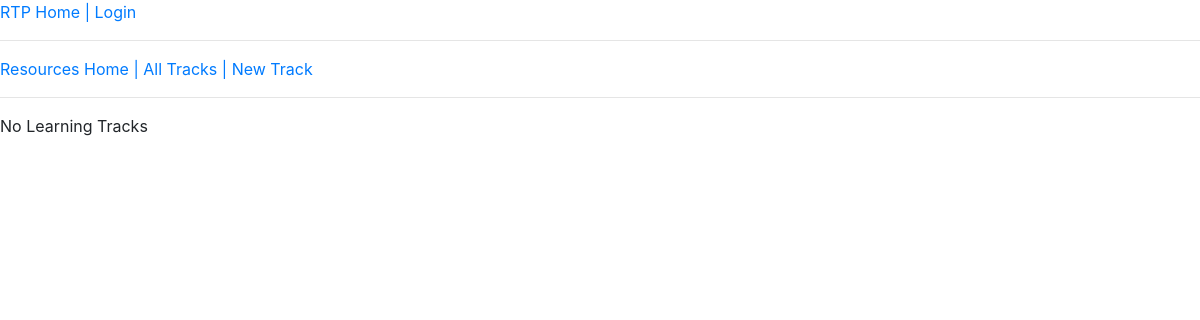
/resources/all/, run on an earlier commit of the app's database.
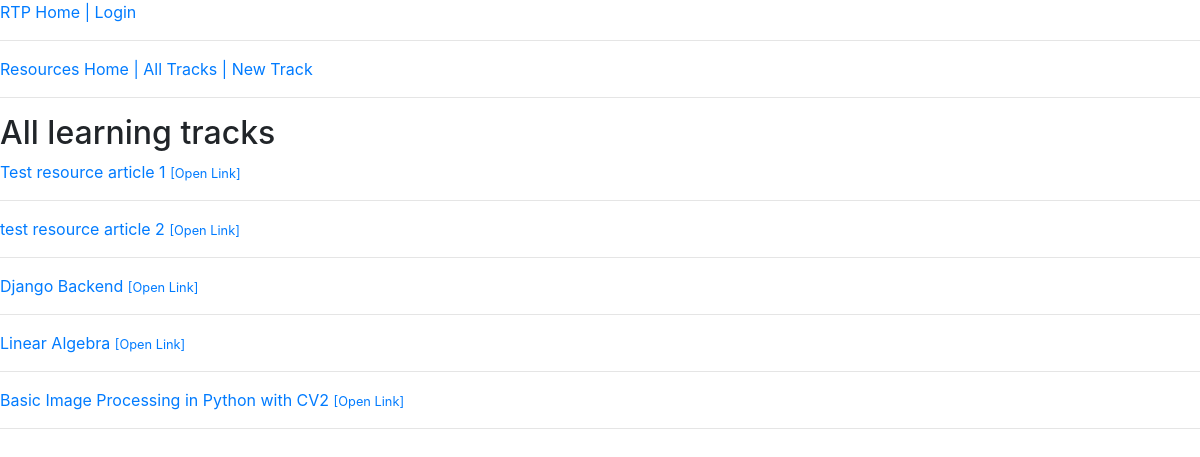
And on a later commit of the database.
### resources/models.py (models this page shows, shortened)
class LearningResource(models.Model):
    title = models.CharField(max_length=100)
    notion_link = models.URLField()
    user = models.ForeignKey(User, on_delete=models.CASCADE, null=True)

### resources/views.py (the view)
# urls.py: path('all/', LearningResourceListView.as_view(), name='all_learning_resources'),
class LearningResourceListView(ListView):
    model = LearningResource
    template_name = 'resources/learning_resources_list.html'
    context_object_name = 'learning_resources'

### resources/templates/resources/learning_resources_list.html
{% extends "resources/base.html" %}
{% block content %}
{% if learning_resources %}
    {% if user_resources %}
    <h2>{{ request.user }}'s learning tracks</h2>
    {% else %}
    <h2>All learning tracks</h2>
    {% endif %}
    {% for resource in learning_resources %}
    <a href="{% url 'resources:resource_detail' resource.pk %}">{{ resource.title }}</a>
    <small><a href="{{ resource.notion_link }}" target="_blank">[Open Link]</a></small>
    <br>
    <hr>
    {% endfor %}
{% else %}
    <p>No Learning Tracks</p>
{% endif %}
{% endblock content %}

### resources/templates/resources/base.html
{% extends "sitecore/base.html" %}
{% block appnav %}
<a href="{% url 'resources:index' %}">Resources Home | </a>
<a href="{% url 'resources:all_learning_resources' %}">All Tracks | </a>
<a href="{% url 'resources:resource_create' %}">New Track</a>
<hr>
{% endblock appnav %}

### sitecore/templates/sitecore/base.html (shortened to what this page needs)
<!DOCTYPE html>
<html>
<head>
<link rel="stylesheet" href="https://stackpath.bootstrapcdn.com/bootstrap/4.3.1/css/bootstrap.min.css">
</head>
<body>
<a href="{% url 'sitecore:index' %}">RTP Home | </a>
{% if user.is_authenticated %}
<a href="{% url 'users:profile' %}">Profile | </a>
<a href="{% url 'users:logout' %}">Logout</a>
{% else %}
<a href="{% url 'users:login' %}">Login</a>
{% endif %}
<hr>
    {% block appnav %}
    {% endblock appnav %}
    {% block content %}{% endblock content %}
</body>
</html>

### sitecore/templates/sitecore/base.html (style rules this page uses)
body { font-family: sans-serif; }

What changed in the data, as far as the page shows it:
added LearningResource: title "Test resource article 1"
added LearningResource: title "test resource article 2"
added LearningResource: title "Django Backend"
added LearningResource: title "Linear Algebra"
added LearningResource: title "Basic Image Processing in Python with CV2"
Also different on the page:
text no longer shown: "No Learning Tracks"
text now shown: "All learning tracks"
